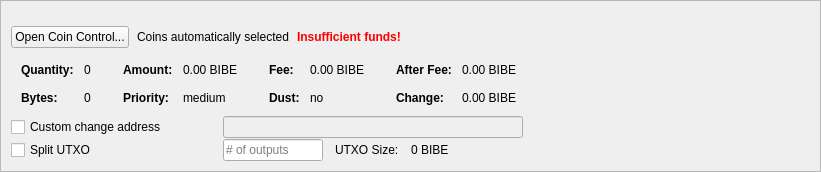
         <widget class="QFrame" name="frameCoinControl">
          <property name="sizePolicy">
           <sizepolicy hsizetype="Expanding" vsizetype="Expanding">
            <horstretch>0</horstretch>
            <verstretch>0</verstretch>
           </sizepolicy>
          </property>
          <property name="maximumSize">
           <size>
            <width>16777215</width>
            <height>16777215</height>
           </size>
          </property>
          <property name="frameShape">
           <enum>QFrame::StyledPanel</enum>
          </property>
          <property name="frameShadow">
           <enum>QFrame::Sunken</enum>
          </property>
          <layout class="QVBoxLayout" name="verticalLayoutCoinControl2">
           <property name="spacing">
            <number>0</number>
           </property>
           <property name="leftMargin">
            <number>0</number>
           </property>
           <property name="topMargin">
            <number>0</number>
           </property>
           <property name="rightMargin">
            <number>0</number>
           </property>
           <property name="bottomMargin">
            <number>0</number>
           </property>
           <item>
            <widget class="QFrame" name="frameCoinControl_BG">
             <layout class="QVBoxLayout" name="verticalLayoutCoinControl" stretch="0,0,0,0,0,0">
              <property name="spacing">
               <number>1</number>
              </property>
              <property name="leftMargin">
               <number>10</number>
              </property>
              <property name="topMargin">
               <number>10</number>
              </property>
              <item>
               <layout class="QHBoxLayout" name="horizontalLayoutCoinControl1">
                <property name="bottomMargin">
                 <number>15</number>
                </property>
                <item>
                 <layout class="QVBoxLayout" name="verticalLayout_3">
                  <property name="spacing">
                   <number>6</number>
                  </property>
                 </layout>
                </item>
               </layout>
              </item>
              <item>
               <layout class="QHBoxLayout" name="horizontalLayoutCoinControl2" stretch="0,0,0,0">
                <property name="spacing">
                 <number>8</number>
                </property>
                <property name="bottomMargin">
                 <number>10</number>
                </property>
                <item>
                 <widget class="QPushButton" name="pushButtonCoinControl">
                  <property name="sizePolicy">
                   <sizepolicy hsizetype="Minimum" vsizetype="Fixed">
                    <horstretch>0</horstretch>
                    <verstretch>0</verstretch>
                   </sizepolicy>
                  </property>
                  <property name="styleSheet">
                   <string notr="true"/>
                  </property>
                  <property name="text">
                   <string>Open Coin Control...</string>
                  </property>
                  <property name="autoDefault">
                   <bool>false</bool>
                  </property>
                 </widget>
                </item>
                <item>
                 <widget class="QLabel" name="labelCoinControlAutomaticallySelected">
                  <property name="text">
                   <string>Coins automatically selected</string>
                  </property>
                  <property name="margin">
                   <number>5</number>
                  </property>
                 </widget>
                </item>
                <item>
                 <widget class="QLabel" name="labelCoinControlInsuffFunds">
                  <property name="font">
                   <font>
                    <weight>75</weight>
                    <bold>true</bold>
                   </font>
                  </property>
                  <property name="styleSheet">
                   <string notr="true">color:red;font-weight:bold;</string>
                  </property>
                  <property name="text">
                   <string>Insufficient funds!</string>
                  </property>
                  <property name="margin">
                   <number>5</number>
                  </property>
                 </widget>
                </item>
                <item>
                 <spacer name="horizontalSpacerCoinControl">
                  <property name="orientation">
                   <enum>Qt::Horizontal</enum>
                  </property>
                  <property name="sizeHint" stdset="0">
                   <size>
                    <width>40</width>
                    <height>1</height>
                   </size>
                  </property>
                 </spacer>
                </item>
               </layout>
              </item>
              <item>
               <widget class="QWidget" name="widgetCoinControl" native="true">
                <property name="sizePolicy">
                 <sizepolicy hsizetype="Preferred" vsizetype="Preferred">
                  <horstretch>0</horstretch>
                  <verstretch>0</verstretch>
                 </sizepolicy>
                </property>
                <property name="minimumSize">
                 <size>
                  <width>0</width>
                  <height>0</height>
                 </size>
                </property>
                <property name="styleSheet">
                 <string notr="true"/>
                </property>
                <layout class="QHBoxLayout" name="horizontalLayoutCoinControl5">
                 <property name="leftMargin">
                  <number>0</number>
                 </property>
                 <property name="topMargin">
                  <number>0</number>
                 </property>
                 <property name="rightMargin">
                  <number>0</number>
                 </property>
                 <property name="bottomMargin">
                  <number>0</number>
                 </property>
                 <item>
                  <layout class="QHBoxLayout" name="horizontalLayoutCoinControl3" stretch="0,0,0,1">
                   <property name="spacing">
                    <number>20</number>
                   </property>
                   <property name="topMargin">
                    <number>0</number>
                   </property>
                   <property name="bottomMargin">
                    <number>10</number>
                   </property>
                   <item>
                    <layout class="QFormLayout" name="formLayoutCoinControl1">
                     <property name="horizontalSpacing">
                      <number>10</number>
                     </property>
                     <property name="verticalSpacing">
                      <number>14</number>
                     </property>
                     <property name="leftMargin">
                      <number>10</number>
                     </property>
                     <property name="topMargin">
                      <number>4</number>
                     </property>
                     <property name="rightMargin">
                      <number>6</number>
                     </property>
                     <item row="0" column="0">
                      <widget class="QLabel" name="labelCoinControlQuantityText">
                       <property name="font">
                        <font>
                         <weight>75</weight>
                         <bold>true</bold>
                        </font>
                       </property>
                       <property name="text">
                        <string>Quantity:</string>
                       </property>
                       <property name="margin">
                        <number>0</number>
                       </property>
                      </widget>
                     </item>
                     <item row="0" column="1">
                      <widget class="QLabel" name="labelCoinControlQuantity">
                       <property name="cursor">
                        <cursorShape>IBeamCursor</cursorShape>
                       </property>
                       <property name="contextMenuPolicy">
                        <enum>Qt::ActionsContextMenu</enum>
                       </property>
                       <property name="text">
                        <string notr="true">0</string>
                       </property>
                       <property name="margin">
                        <number>0</number>
                       </property>
                       <property name="textInteractionFlags">
                        <set>Qt::LinksAccessibleByMouse|Qt::TextSelectableByKeyboard|Qt::TextSelectableByMouse</set>
                       </property>
                      </widget>
                     </item>
                     <item row="1" column="0">
                      <widget class="QLabel" name="labelCoinControlBytesText">
                       <property name="font">
                        <font>
                         <weight>75</weight>
                         <bold>true</bold>
                        </font>
                       </property>
                       <property name="text">
                        <string>Bytes:</string>
                       </property>
                      </widget>
                     </item>
                     <item row="1" column="1">
                      <widget class="QLabel" name="labelCoinControlBytes">
                       <property name="cursor">
                        <cursorShape>IBeamCursor</cursorShape>
                       </property>
                       <property name="contextMenuPolicy">
                        <enum>Qt::ActionsContextMenu</enum>
                       </property>
                       <property name="text">
                        <string notr="true">0</string>
                       </property>
                       <property name="textInteractionFlags">
                        <set>Qt::LinksAccessibleByMouse|Qt::TextSelectableByKeyboard|Qt::TextSelectableByMouse</set>
                       </property>
                      </widget>
                     </item>
                    </layout>
                   </item>
                   <item>
                    <layout class="QFormLayout" name="formLayoutCoinControl2">
                     <property name="horizontalSpacing">
                      <number>10</number>
                     </property>
                     <property name="verticalSpacing">
                      <number>14</number>
                     </property>
                     <property name="leftMargin">
                      <number>6</number>
                     </property>
                     <property name="topMargin">
                      <number>4</number>
                     </property>
                     <property name="rightMargin">
                      <number>6</number>
                     </property>
                     <item row="0" column="0">
                      <widget class="QLabel" name="labelCoinControlAmountText">
                       <property name="font">
                        <font>
                         <weight>75</weight>
                         <bold>true</bold>
                        </font>
                       </property>
                       <property name="text">
                        <string>Amount:</string>
                       </property>
                       <property name="margin">
                        <number>0</number>
                       </property>
                      </widget>
                     </item>
                     <item row="0" column="1">
                      <widget class="QLabel" name="labelCoinControlAmount">
                       <property name="cursor">
                        <cursorShape>IBeamCursor</cursorShape>
                       </property>
                       <property name="contextMenuPolicy">
                        <enum>Qt::ActionsContextMenu</enum>
                       </property>
                       <property name="text">
                        <string notr="true">0.00 BIBE</string>
                       </property>
                       <property name="textInteractionFlags">
                        <set>Qt::LinksAccessibleByMouse|Qt::TextSelectableByKeyboard|Qt::TextSelectableByMouse</set>
                       </property>
                      </widget>
                     </item>
                     <item row="1" column="0">
                      <widget class="QLabel" name="labelCoinControlPriorityText">
                       <property name="font">
                        <font>
                         <weight>75</weight>
                         <bold>true</bold>
                        </font>
                       </property>
                       <property name="text">
                        <string>Priority:</string>
                       </property>
                      </widget>
                     </item>
                     <item row="1" column="1">
                      <widget class="QLabel" name="labelCoinControlPriority">
                       <property name="cursor">
                        <cursorShape>IBeamCursor</cursorShape>
                       </property>
                       <property name="contextMenuPolicy">
                        <enum>Qt::ActionsContextMenu</enum>
                       </property>
                       <property name="text">
                        <string>medium</string>
                       </property>
                       <property name="textInteractionFlags">
                        <set>Qt::LinksAccessibleByMouse|Qt::TextSelectableByKeyboard|Qt::TextSelectableByMouse</set>
                       </property>
                      </widget>
                     </item>
                    </layout>
                   </item>
                   <item>
                    <layout class="QFormLayout" name="formLayoutCoinControl3">
                     <property name="horizontalSpacing">
                      <number>10</number>
                     </property>
                     <property name="verticalSpacing">
                      <number>14</number>
                     </property>
                     <property name="leftMargin">
                      <number>6</number>
                     </property>
                     <property name="topMargin">
                      <number>4</number>
                     </property>
                     <property name="rightMargin">
                      <number>6</number>
                     </property>
                     <item row="0" column="0">
                      <widget class="QLabel" name="labelCoinControlFeeText">
                       <property name="font">
                        <font>
                         <weight>75</weight>
                         <bold>true</bold>
                        </font>
                       </property>
                       <property name="text">
                        <string>Fee:</string>
                       </property>
                       <property name="margin">
                        <number>0</number>
                       </property>
                      </widget>
                     </item>
                     <item row="0" column="1">
                      <widget class="QLabel" name="labelCoinControlFee">
                       <property name="cursor">
                        <cursorShape>IBeamCursor</cursorShape>
                       </property>
                       <property name="contextMenuPolicy">
                        <enum>Qt::ActionsContextMenu</enum>
                       </property>
                       <property name="text">
                        <string notr="true">0.00 BIBE</string>
                       </property>
                       <property name="textInteractionFlags">
                        <set>Qt::LinksAccessibleByMouse|Qt::TextSelectableByKeyboard|Qt::TextSelectableByMouse</set>
                       </property>
                      </widget>
                     </item>
                     <item row="1" column="0">
                      <widget class="QLabel" name="labelCoinControlLowOutputText">
                       <property name="font">
                        <font>
                         <weight>75</weight>
                         <bold>true</bold>
                        </font>
                       </property>
                       <property name="text">
                        <string>Dust:</string>
                       </property>
                      </widget>
                     </item>
                     <item row="1" column="1">
                      <widget class="QLabel" name="labelCoinControlLowOutput">
                       <property name="cursor">
                        <cursorShape>IBeamCursor</cursorShape>
                       </property>
                       <property name="contextMenuPolicy">
                        <enum>Qt::ActionsContextMenu</enum>
                       </property>
                       <property name="text">
                        <string>no</string>
                       </property>
                       <property name="textInteractionFlags">
                        <set>Qt::LinksAccessibleByMouse|Qt::TextSelectableByKeyboard|Qt::TextSelectableByMouse</set>
                       </property>
                      </widget>
                     </item>
                    </layout>
                   </item>
                   <item>
                    <layout class="QFormLayout" name="formLayoutCoinControl4">
                     <property name="horizontalSpacing">
                      <number>10</number>
                     </property>
                     <property name="verticalSpacing">
                      <number>14</number>
                     </property>
                     <property name="leftMargin">
                      <number>6</number>
                     </property>
                     <property name="topMargin">
                      <number>4</number>
                     </property>
                     <property name="rightMargin">
                      <number>6</number>
                     </property>
                     <item row="0" column="0">
                      <widget class="QLabel" name="labelCoinControlAfterFeeText">
                       <property name="font">
                        <font>
                         <weight>75</weight>
                         <bold>true</bold>
                        </font>
                       </property>
                       <property name="text">
                        <string>After Fee:</string>
                       </property>
                       <property name="margin">
                        <number>0</number>
                       </property>
                      </widget>
                     </item>
                     <item row="0" column="1">
                      <widget class="QLabel" name="labelCoinControlAfterFee">
                       <property name="cursor">
                        <cursorShape>IBeamCursor</cursorShape>
                       </property>
                       <property name="contextMenuPolicy">
                        <enum>Qt::ActionsContextMenu</enum>
                       </property>
                       <property name="text">
                        <string notr="true">0.00 BIBE</string>
                       </property>
                       <property name="textInteractionFlags">
                        <set>Qt::LinksAccessibleByMouse|Qt::TextSelectableByKeyboard|Qt::TextSelectableByMouse</set>
                       </property>
                      </widget>
                     </item>
                     <item row="1" column="0">
                      <widget class="QLabel" name="labelCoinControlChangeText">
                       <property name="font">
                        <font>
                         <weight>75</weight>
                         <bold>true</bold>
                        </font>
                       </property>
                       <property name="text">
                        <string>Change:</string>
                       </property>
                      </widget>
                     </item>
                     <item row="1" column="1">
                      <widget class="QLabel" name="labelCoinControlChange">
                       <property name="cursor">
                        <cursorShape>IBeamCursor</cursorShape>
                       </property>
                       <property name="contextMenuPolicy">
                        <enum>Qt::ActionsContextMenu</enum>
                       </property>
                       <property name="text">
                        <string notr="true">0.00 BIBE</string>
                       </property>
                       <property name="textInteractionFlags">
                        <set>Qt::LinksAccessibleByMouse|Qt::TextSelectableByKeyboard|Qt::TextSelectableByMouse</set>
                       </property>
                      </widget>
                     </item>
                    </layout>
                   </item>
                  </layout>
                 </item>
                </layout>
               </widget>
              </item>
              <item>
               <layout class="QHBoxLayout" name="horizontalLayoutCoinControl4">
                <property name="spacing">
                 <number>12</number>
                </property>
                <property name="sizeConstraint">
                 <enum>QLayout::SetDefaultConstraint</enum>
                </property>
                <property name="topMargin">
                 <number>0</number>
                </property>
                <property name="rightMargin">
                 <number>0</number>
                </property>
                <item>
                 <widget class="QCheckBox" name="checkBoxCoinControlChange">
                  <property name="sizePolicy">
                   <sizepolicy hsizetype="Preferred" vsizetype="Preferred">
                    <horstretch>0</horstretch>
                    <verstretch>0</verstretch>
                   </sizepolicy>
                  </property>
                  <property name="minimumSize">
                   <size>
                    <width>200</width>
                    <height>0</height>
                   </size>
                  </property>
                  <property name="maximumSize">
                   <size>
                    <width>200</width>
                    <height>16777215</height>
                   </size>
                  </property>
                  <property name="toolTip">
                   <string>If this is activated, but the change address is empty or invalid, change will be sent to a newly generated address.</string>
                  </property>
                  <property name="text">
                   <string>Custom change address</string>
                  </property>
                 </widget>
                </item>
                <item>
                 <widget class="QValidatedLineEdit" name="lineEditCoinControlChange">
                  <property name="enabled">
                   <bool>false</bool>
                  </property>
                  <property name="sizePolicy">
                   <sizepolicy hsizetype="Preferred" vsizetype="Preferred">
                    <horstretch>0</horstretch>
                    <verstretch>0</verstretch>
                   </sizepolicy>
                  </property>
                  <property name="minimumSize">
                   <size>
                    <width>300</width>
                    <height>0</height>
                   </size>
                  </property>
                 </widget>
                </item>
                <item>
                 <widget class="QLabel" name="labelCoinControlChangeLabel">
                  <property name="sizePolicy">
                   <sizepolicy hsizetype="Preferred" vsizetype="Preferred">
                    <horstretch>0</horstretch>
                    <verstretch>0</verstretch>
                   </sizepolicy>
                  </property>
                  <property name="minimumSize">
                   <size>
                    <width>100</width>
                    <height>0</height>
                   </size>
                  </property>
                  <property name="text">
                   <string/>
                  </property>
                  <property name="margin">
                   <number>3</number>
                  </property>
                 </widget>
                </item>
               </layout>
              </item>
              <item>
               <layout class="QHBoxLayout" name="horizontalLayoutCoinControl6">
                <property name="spacing">
                 <number>12</number>
                </property>
                <property name="rightMargin">
                 <number>0</number>
                </property>
                <item>
                 <widget class="QCheckBox" name="splitBlockCheckBox">
                  <property name="sizePolicy">
                   <sizepolicy hsizetype="Preferred" vsizetype="Preferred">
                    <horstretch>0</horstretch>
                    <verstretch>0</verstretch>
                   </sizepolicy>
                  </property>
                  <property name="minimumSize">
                   <size>
                    <width>200</width>
                    <height>0</height>
                   </size>
                  </property>
                  <property name="maximumSize">
                   <size>
                    <width>200</width>
                    <height>16777215</height>
                   </size>
                  </property>
                  <property name="text">
                   <string>Split UTXO</string>
                  </property>
                 </widget>
                </item>
                <item>
                 <widget class="QLineEdit" name="splitBlockLineEdit">
                  <property name="sizePolicy">
                   <sizepolicy hsizetype="Preferred" vsizetype="Preferred">
                    <horstretch>50</horstretch>
                    <verstretch>0</verstretch>
                   </sizepolicy>
                  </property>
                  <property name="minimumSize">
                   <size>
                    <width>100</width>
                    <height>0</height>
                   </size>
                  </property>
                  <property name="maximumSize">
                   <size>
                    <width>100</width>
                    <height>16777215</height>
                   </size>
                  </property>
                  <property name="placeholderText">
                   <string># of outputs</string>
                  </property>
                 </widget>
                </item>
                <item>
                 <widget class="QLabel" name="labelBlockSizeText">
                  <property name="text">
                   <string>UTXO Size:</string>
                  </property>
                 </widget>
                </item>
                <item>
                 <widget class="QLabel" name="labelBlockSize">
                  <property name="text">
                   <string>0 BIBE</string>
                  </property>
                 </widget>
                </item>
                <item>
                 <spacer name="horizontalSpacer_7">
                  <property name="orientation">
                   <enum>Qt::Horizontal</enum>
                  </property>
                  <property name="sizeHint" stdset="0">
                   <size>
                    <width>40</width>
                    <height>20</height>
                   </size>
                  </property>
                 </spacer>
                </item>
               </layout>
              </item>
              <item>
               <spacer name="verticalSpacerCoinControl">
                <property name="orientation">
                 <enum>Qt::Vertical</enum>
                </property>
                <property name="sizeHint" stdset="0">
                 <size>
                  <width>800</width>
                  <height>1</height>
                 </size>
                </property>
               </spacer>
              </item>
             </layout>
            </widget>
           </item>
          </layout>
         </widget>
